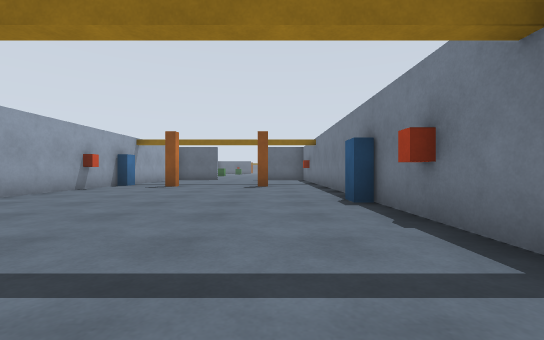
view 1 (above)

24 first-person views from a walk through a Gazebo world. The camera is 0.9 m above the floor, looks level and sees 90° across. The floor is counted in squares, 2 m on a side. Each view is taken from the middle of a square. On the plan, view 1 faces up. The plan holds only what a view shows up to about 9 squares ahead; the rest is blank.

view 2
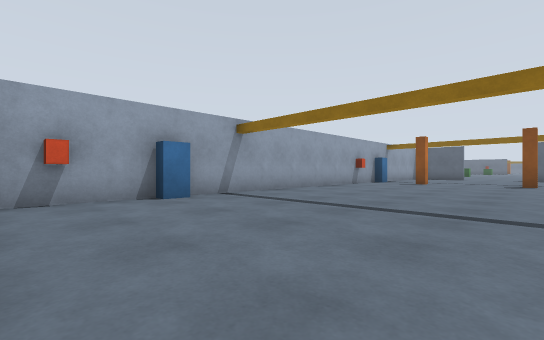

view 3
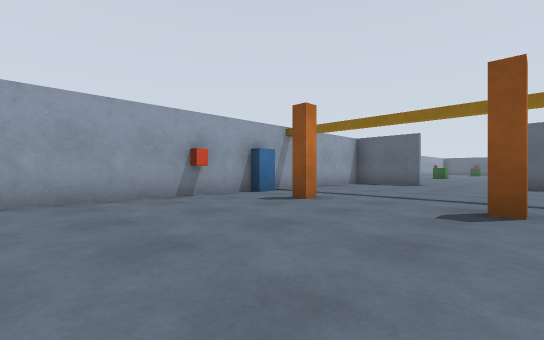

view 4
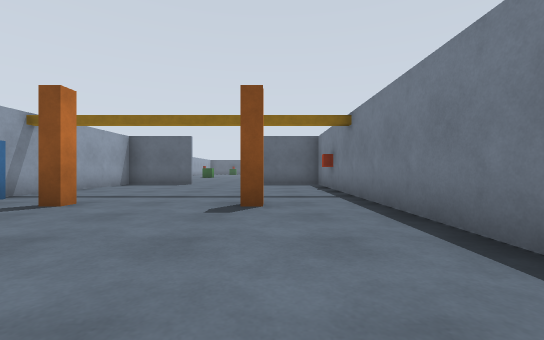

view 5
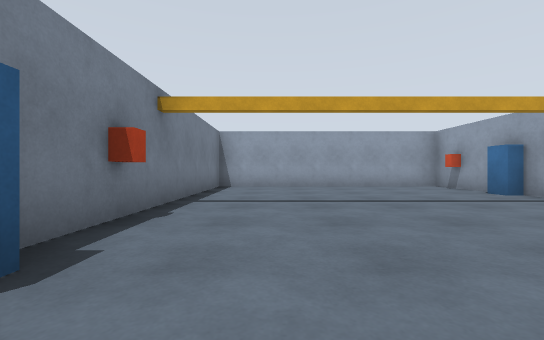

view 6
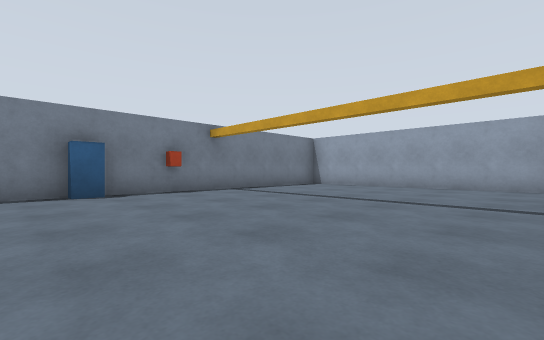

view 7
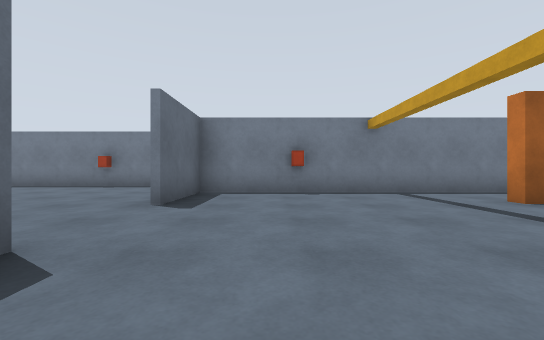

view 8
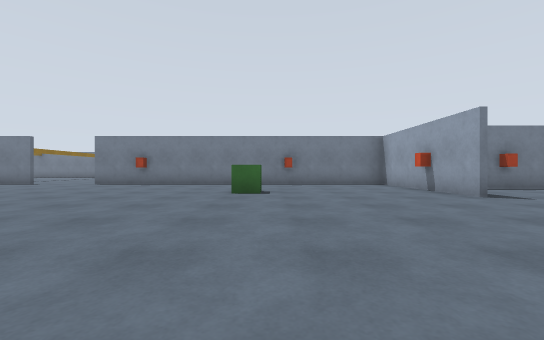

view 9
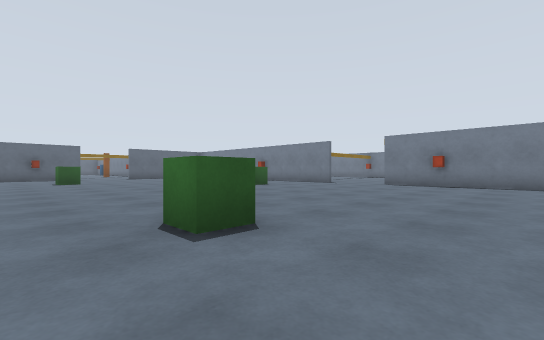

view 10
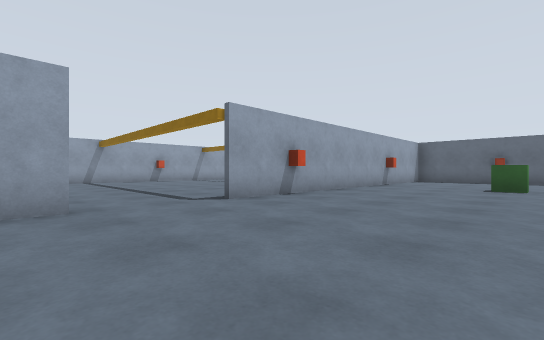

view 11
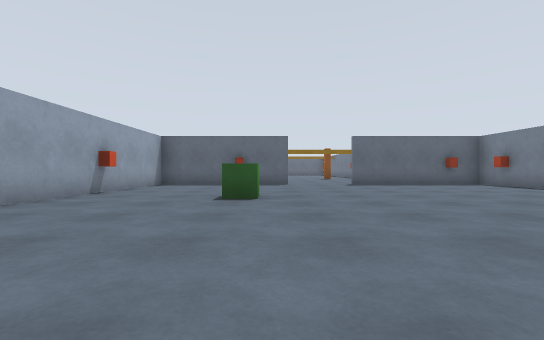

view 12
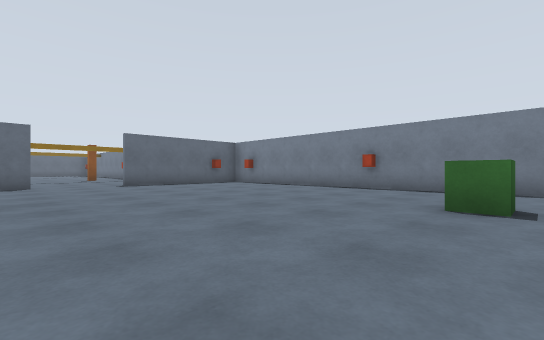

view 13
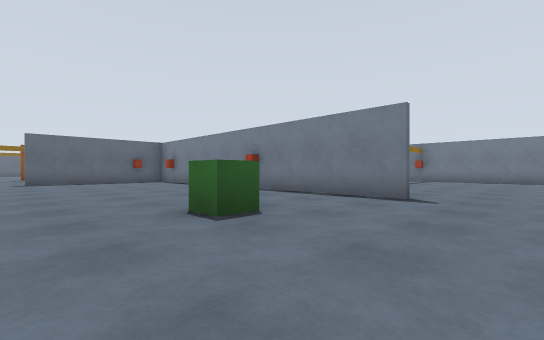

view 14
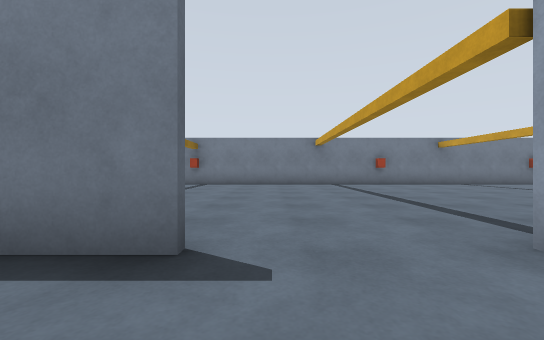

view 15
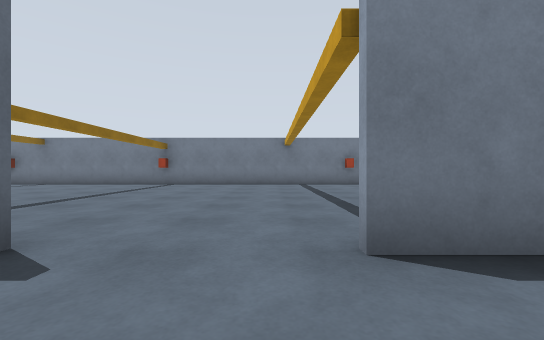

view 16
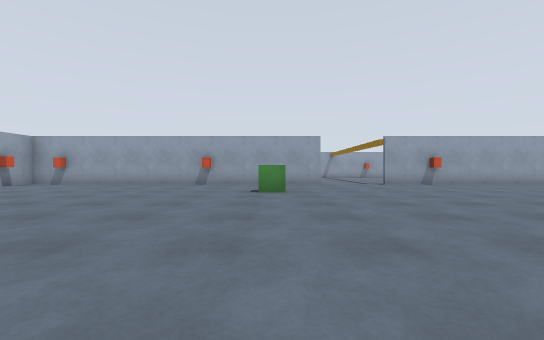

view 17
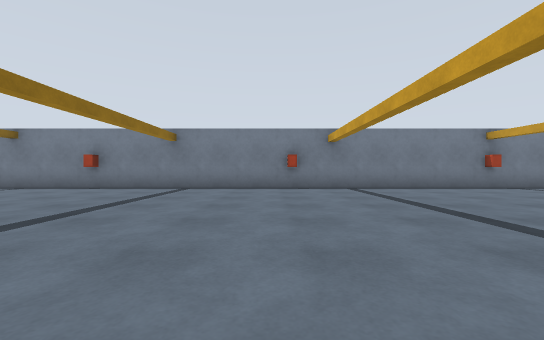

view 18
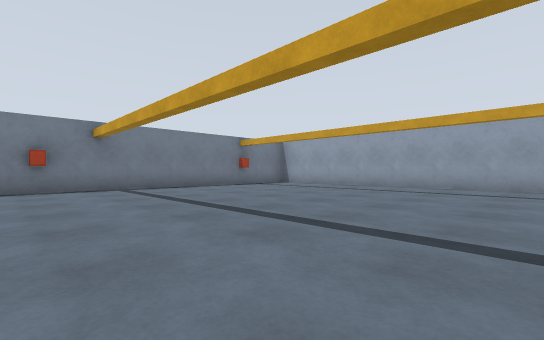

view 19
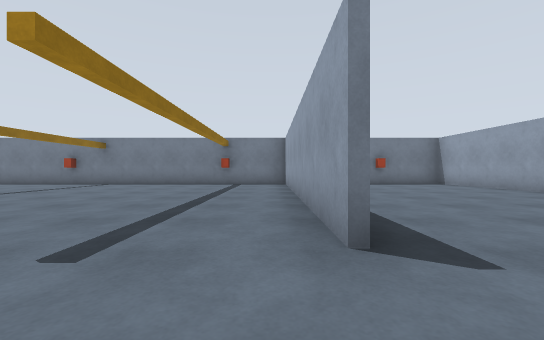

view 20
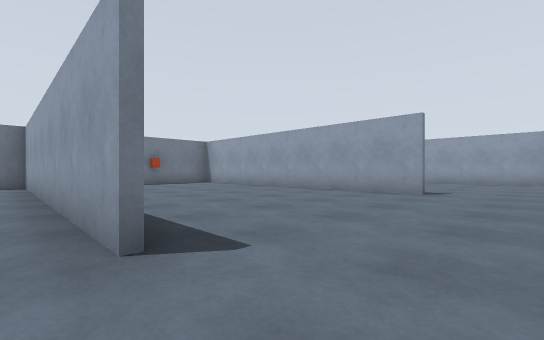

view 21
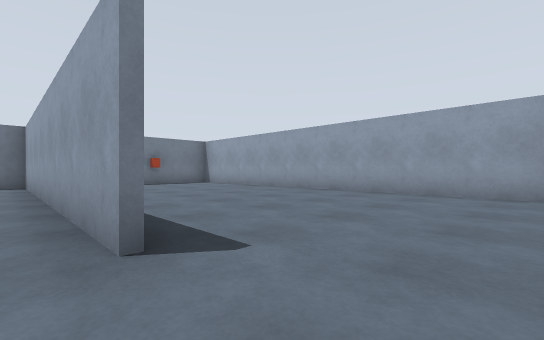

view 22
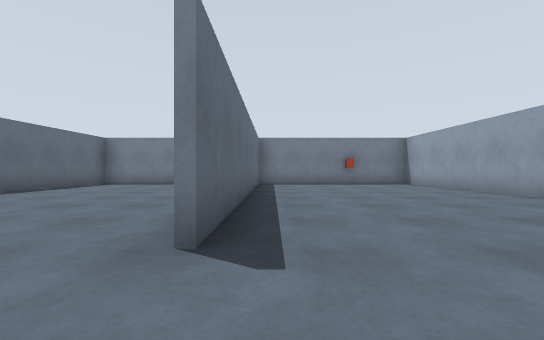

view 23
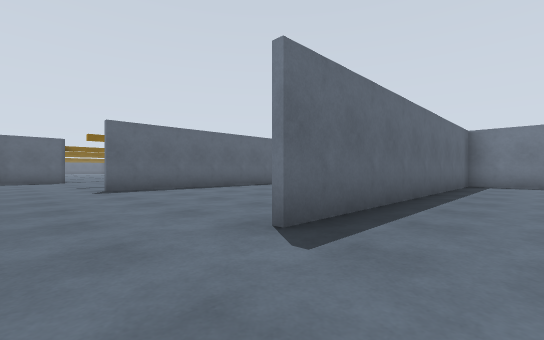

view 24
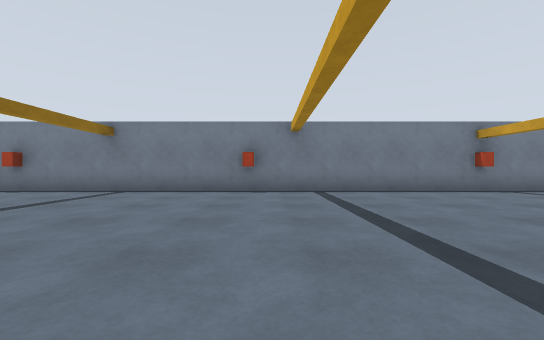

### Floor plan
Points are (right, up) in squares from view 1. A wall is a line through its corners. A room is listed if a view was taken in it or the views show most of it. See-through windows are left out.
Room 1 (views 1, 2, 3, 4, 5, 6, 7, 21, 22)
walls: (1.4, 4.5) (1.4, 9.6); (3.5, 2.6) (10.9, 2.6); (0.4, 12.4) (-0.5, 12.4); (-2.4, 12.4) (-4.4, 12.4) (-4.4, -2.4) (1.4, -2.4) (1.4, 1.6); (10.9, 5.4) (10.9, 7); (10.9, 1.9) (10.9, 3.6); (10.9, 7.4) (3.5, 7.4)
ways out: opening at (-1.5, 12) to room 2; opening at (2.5, 7) to room 2; opening at (2.5, 2) to room 3
objects: cabinet (-4, 0); cabinet (-4, 8); pillar (-3, 7); pillar (0, 7); red box (1, 2) to (1, 3); cabinet (1, 4)
Room 2 (views 8, 9, 10, 11, 12, 13, 14, 15, 16, 17, 18, 19, 20, 24)
walls: (3.4, 23.4) (3.4, 30.4); (1.5, 32.4) (-0.5, 32.4); (-2.4, 32.4) (-6.4, 32.4) (-6.4, 23.5); (10.9, 26.4) (10.9, 29.5); (10.9, 31.4) (10.9, 34.5); (10.9, 20.4) (10.9, 24.6); (3.4, 16.4) (3.4, 21.5); (-6.4, 21.6) (-6.4, 12.6) (-5.4, 12.6); (10.9, 15.4) (10.9, 18.6); (3.4, 12.4) (2, 12.4); (-0.5, 12.6) (3.4, 12.6) (3.4, 14.5); (1.4, 11.1) (1.4, 12.4) (0.4, 12.4); (10.9, 10.4) (10.9, 13.6); (3.5, 7.6) (10.8, 7.6); (10.9, 7) (10.9, 8.6)
ways out: opening at (-1.5, 12) to room 1; opening at (2.5, 7) to room 1; opening at (-7, 22.5)
objects: red box (-6, 13); green box (-4, 20); green box (-4, 28); green box (0, 16); green box (1, 24); other object (2, 32); red box (3, 31) to (3, 32)
Room 3 (view 23)
walls: (2, -2.4) (10.9, -2.4) (10.9, -1.4); (10.9, 0.5) (10.9, 1.9); (10.8, 2.4) (3.5, 2.4)
ways out: opening at (2.5, 2) to room 1

Positions as (right, up) in squares from view 1, and headings:
1: (0, 0), facing up
2: (0, -2), facing up-left
3: (0, 4), facing up-left
4: (0, 4), facing up
5: (0, 5), facing down
6: (-4, 5), facing down-right
7: (-4, 11), facing right
8: (-5, 16), facing right
9: (-5, 18), facing up-right
10: (-3, 21), facing up-left
11: (-3, 24), facing up
12: (-3, 24), facing up-right
13: (-1, 22), facing up-right
14: (2, 23), facing right
15: (2, 22), facing right
16: (2, 20), facing left
17: (4, 15), facing right
18: (4, 15), facing down-right
19: (2, 8), facing right
20: (2, 8), facing down-right
21: (2, 3), facing down-right
22: (2, 2), facing right
23: (2, 1), facing up-right
24: (5, 30), facing right
